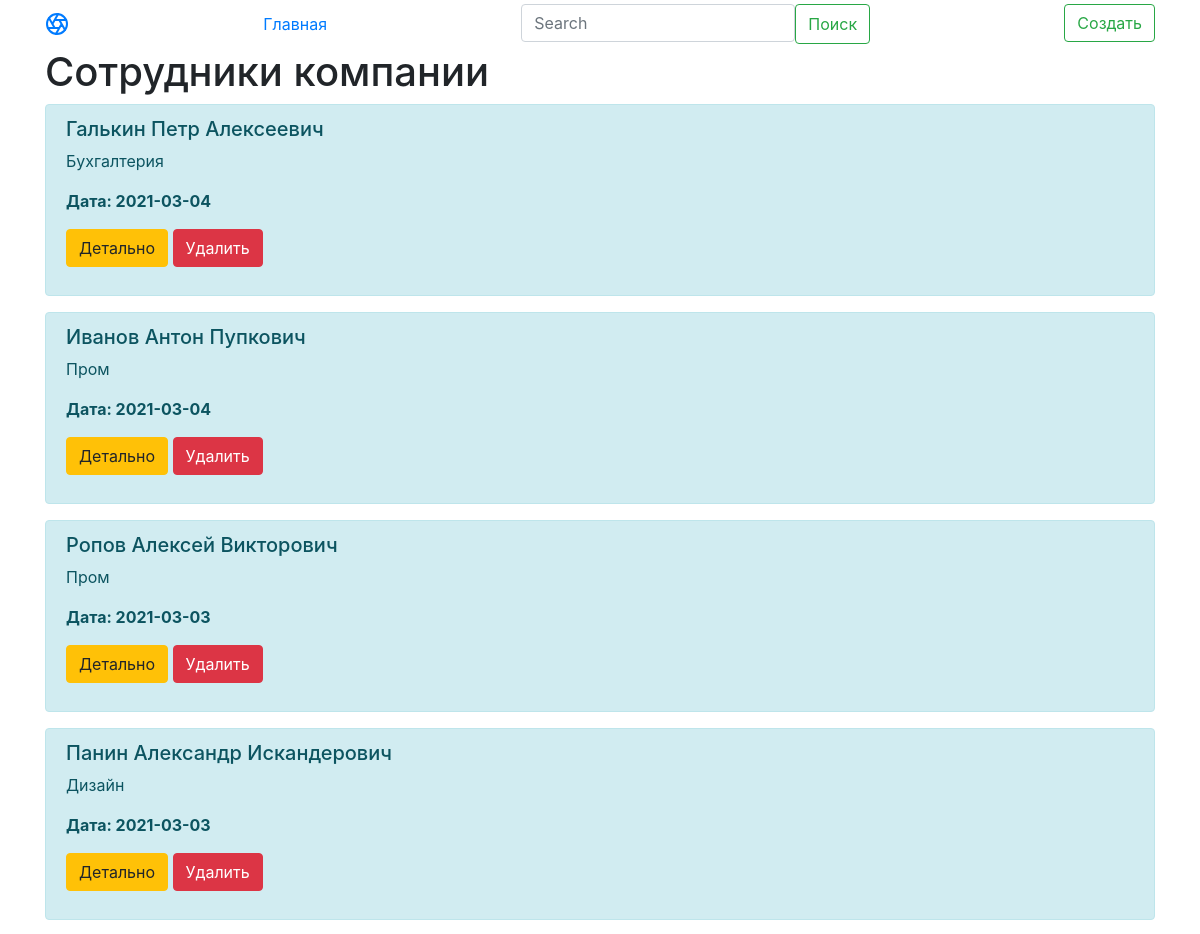
The page /inventory (upper part) on the database as committed earlier.
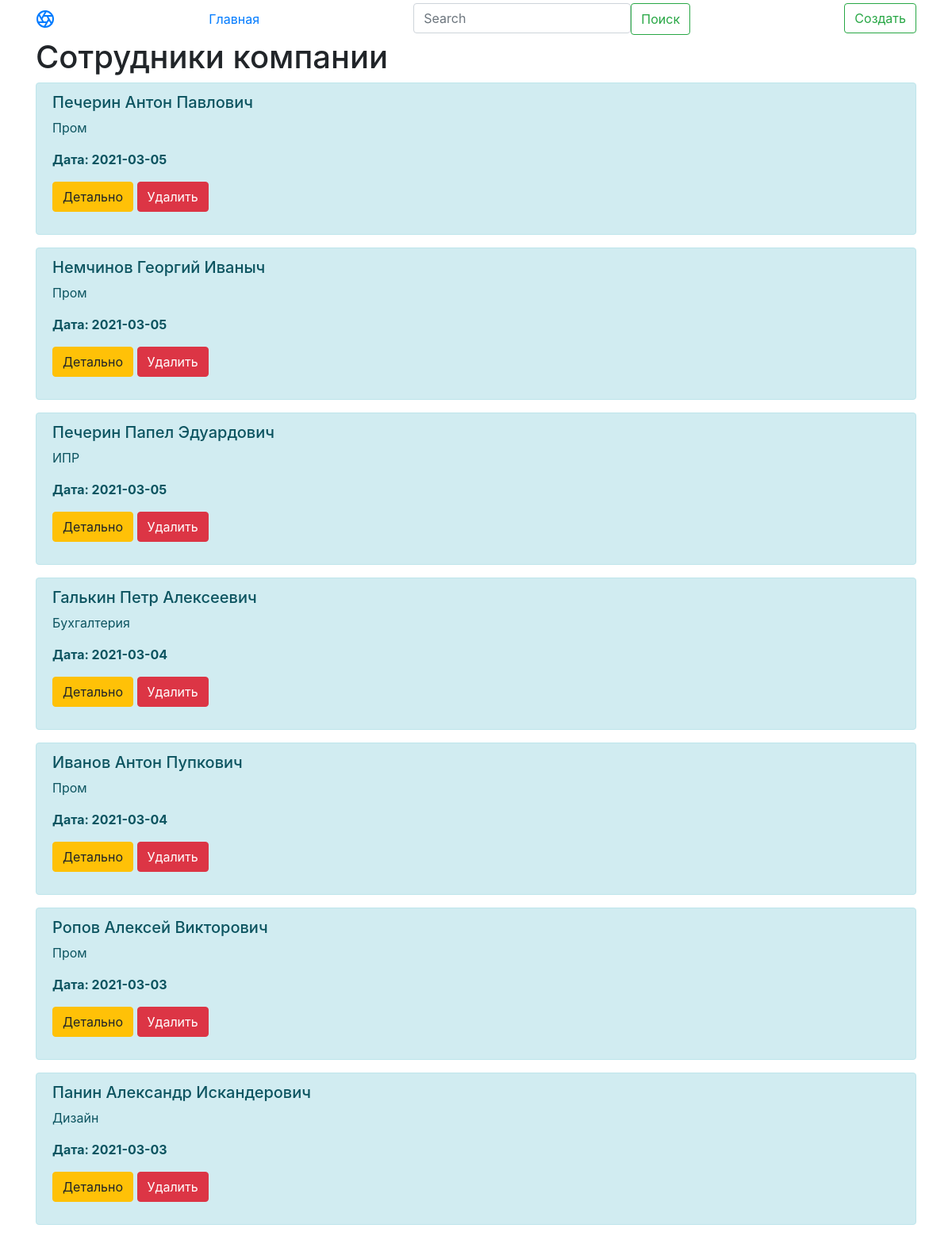
The same page on the database as committed later.
### main.py (models this page shows, shortened)
class Article(db.Model):
    id = db.Column(db.Integer, primary_key=True)
    title = db.Column(db.String(100), nullable=False)
    intro = db.Column(db.String(300), nullable=False)
    date = db.Column(db.DateTime, default=datetime.utcnow)

### main.py (the view)
@app.route('/')
@app.route('/home')
@app.route('/inventory')
def inventory():
    q = request.args.get('q')
    if q:
        articles = Article.query.filter(Article.title.contains(q)).all()
    else:
        articles = Article.query.order_by(Article.date.desc()).all()
    return render_template("inventory.html", articles=articles)

### templates/inventory.html (shortened to what this page needs)
{% extends 'base.html' %}
{% block body %}
<div class="container">
    <h1>Сотрудники компании</h1>
    {% if articles|length > 0 %}
        {% for el in articles %}
        <div class="alert alert-info">
            <h5>{{ el.title }}</h5>
            <p>{{ el.intro }}</p>
            <p><b>Дата: {{ el.date.date() }}</b>
            <p>
                <a href="/inventory/{{ el.id }}" class="btn btn-warning">Детально</a>
            <a href="/inventory/{{ el.id }}/delete" class="btn btn-danger">Удалить</a>
        </div>
        {% endfor %}
    {% else %}
    <p>Пока нет статей</p>
    {% endif %}
</div>
{% endblock %}

Rows that differ between the two databases and show on the page:
added Article: title "Печерин Антон Павлович", intro "Пром", date "2021-03-05"
added Article: title "Немчинов Георгий Иваныч", intro "Пром", date "2021-03-05"
added Article: title "Печерин Папел Эдуардович", intro "ИПР", date "2021-03-05"
